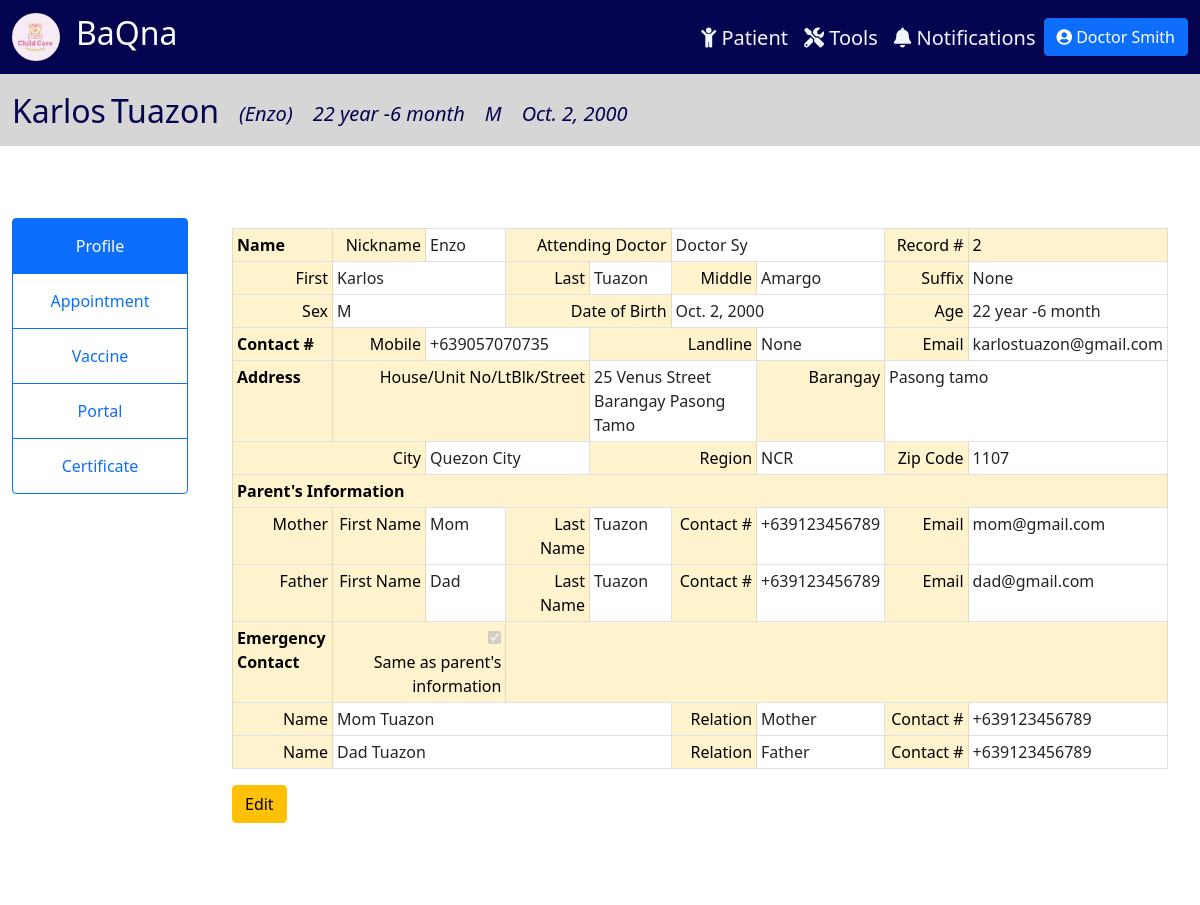
/patient/2 (signed in), run on the app's committed database.
### tracker/models.py (models this page shows, shortened)
class Physician(models.Model):
    CAN_REG = (
        ('Yes', 'Yes'),
        ('No', 'No'),
    )
    user = models.OneToOneField(User, null=True, on_delete=models.CASCADE)
    prefix = models.CharField(max_length=100, null=True, blank=True)
    last_name = models.CharField(max_length=100, null=True)
    first_name = models.CharField(max_length=100, null=True)
    title = models.CharField(max_length=100, null=True, blank=True)
    date_start = models.DateField(null=True, blank=True)
    date_end = models.DateField(null=True, blank=True)
    cell_no = PhoneNumberField(null=True, blank=True)
    doc_type = models.CharField(max_length=100, null=True)
    can_reg = models.CharField(max_length=100, null=True, blank=True, choices=CAN_REG)
    def __str__(self):
        return self.doc_type + " " + self.last_name

class Patient(models.Model):
    SEX = (
        ('M', 'Male'),
        ('F', 'Female'),
    )
    last_name = models.CharField(max_length=100, null=True)
    first_name = models.CharField(max_length=100, null=True)
    middle_name = models.CharField(max_length=100, null=True, blank=True)
    suffix = models.CharField(max_length=2, null=True, blank=True)
    nick_name = models.CharField(max_length=100, null=True, blank=True)
    sex = models.CharField(max_length=1, null=True, choices=SEX)
    birthdate = models.DateField(null=True)
    age = models.CharField(max_length=100, null=True, blank=True)
    attending_doctor = models.ForeignKey(Physician, related_name="docpatient", on_delete=models.CASCADE, null=True)
    cert_date = models.DateField(null=True, blank=True)
    cell_no = PhoneNumberField(null=True, blank=True, validators=[MaxLengthValidator(13)])
    landline = models.CharField(max_length=100, null=True, blank=True)
    email = models.EmailField(max_length=254, null=True, blank=True)
    house_no = models.CharField(max_length=100, null=True, blank=True)
    barangay = models.CharField(max_length=100, null=True, blank=True)
    city = models.CharField(max_length=100, null=True, blank=True)
    region = models.CharField(max_length=100, null=True, blank=True)
    zip = models.IntegerField(null=True, blank=True)
    mfname = models.CharField(max_length=100, null=True, blank=True)
    mlname = models.CharField(max_length=100, null=True, blank=True)
    mcontact = PhoneNumberField(null=True, blank=True)
    memail = models.EmailField(max_length=254, null=True, blank=True)
    ffname = models.CharField(max_length=100, null=True, blank=True)
    flname = models.CharField(max_length=100, null=True, blank=True)
    fcontact = PhoneNumberField(null=True, blank=True)
    femail = models.EmailField(max_length=254, null=True, blank=True)
    c1full_name = models.CharField(max_length=100, null=True, blank=True)
    relation1 = models.CharField(max_length=100, null=True, blank=True)
    c1contact = PhoneNumberField(null=True, blank=True)
    c2full_name = models.CharField(max_length=100, null=True, blank=True)
    relation2 = models.CharField(max_length=100, null=True, blank=True)
    c2contact = PhoneNumberField(null=True, blank=True)

### tracker/views.py (the view)
# urls.py: path('patient/<str:pk>', views.patient, name = 'patient'),
@login_required(login_url='login')
def patient(request, pk):
    patient = Patient.objects.get(id=pk)
    curr_date = datetime.date.today()
    months = curr_date.month - patient.birthdate.month
    years = curr_date.year - patient.birthdate.year
    age = "{} year {} month".format(years, months)
    data = {
        'patient': patient, 'age': age,
    }
    return render(request, 'tracker/patient.html', data)

### tracker/templatetags/auth_extras.py (called while the page is built)
@register.filter(name='has_group')
def has_group(user, group_name):
    group = Group.objects.get(name=group_name)
    return True if group in user.groups.all() else False

### tracker/templates/tracker/patient.html (shortened to what this page needs)
{% include 'tracker/info_header.html' %}
{% block content %}
{% load auth_extras %}
<div class="container-fluid" style="padding:1%;">
  <div class="row">
      <div class="col-lg-2" style="background-color: rgb(255, 255, 255); display: flex; justify-content: center; margin-top: 5%;">
        <div class="btn-group-vertical" style="display: block;">
          <a class="btn btn-outline-primary active" href="#">Profile</a>
          <a class="btn btn-outline-primary" href="{% url 'appointment' patient.id %}">Appointment</a>
          <a class="btn btn-outline-primary" href="{% url 'vaccine' patient.id %}">Vaccine</a>
          {% if request.user|has_group:"Doctor" or request.user|has_group:"Admin" %}
          <a class="btn btn-outline-primary" href="{% url 'portal' patient.id %}">Portal</a>
          {% endif %}
          <a class="btn btn-outline-primary" href="{% url 'certificate' patient.id %}">Certificate</a>
        </div>
      </div>
      <div class="col-lg-10" style="background-color: white">
        <div class="create-record-form">
          <table class="table table-bordered table-sm">
              <tbody>
                <tr>
                  <td class="table-warning" style="text-align: left;"><b>Name</b></td>
                  <td class="table-warning">Nickname</td>
                  <td>{{patient.nick_name}}</td>
                  <td class="table-warning" colspan="2">Attending Doctor</td>
                  <td colspan="2">{{patient.attending_doctor}}</td>
                  <td class="table-warning">Record #</td>
                  <td class="table-warning" style="text-align: left;">{{patient.id}}</td>
                </tr>
                <tr>
                  <td class="table-warning">First</td>
                  <td colspan="2">{{patient.first_name}}</td>
                  <td class="table-warning">Last</td>
                  <td>{{patient.last_name}}</td>
                  <td class="table-warning">Middle</td>
                  <td>{{patient.middle_name}}</td>
                  <td class="table-warning">Suffix</td>
                  <td>{{patient.suffix}}</td>
                </tr>
                <tr>
                  <td class="table-warning">Sex</td>
                  <td colspan="2">{{patient.sex}}</td>
                  <td class="table-warning" colspan="2">Date of Birth</td>
                  <td colspan="2">{{patient.birthdate}}</td>
                  <td id="age" class="table-warning">Age</td>
                  <td>{{age}}</td>
                </tr>
                <tr>
                  <td class="table-warning" style="text-align: left;"><b>Contact #</b></td>
                  <td class="table-warning">Mobile</td>
                  <td colspan="2">{{patient.cell_no}}</td>
                  <td class="table-warning" colspan="2">Landline</td>
                  <td>{{patient.landline}}</td>
                  <td class="table-warning">Email</td>
                  <td colspan="2">{{patient.email}}</td>
                </tr>
                <tr>
                  <td class="table-warning" style="text-align: left;"><b>Address</b></td>
                  <td class="table-warning" colspan="3">House/Unit No/LtBlk/Street</td>
                  <td colspan="2">{{patient.house_no}}</td>
                  <td class="table-warning">Barangay</td>
                  <td colspan="2">{{patient.barangay}}</td>
                </tr>
                <tr>
                  <td class="table-warning" colspan="2">City</td>
                  <td colspan="2">{{patient.city}}</td>
                  <td class="table-warning" colspan="2">Region</td>
                  <td>{{patient.region}}</td>
                  <td class="table-warning">Zip Code</td>
                  <td>{{patient.zip}}</td>
                </tr>
                <tr>
                    <td class="table-warning" style="text-align: left;" colspan="9"><b>Parent's Information</b></td>
                </tr>
                <tr>
                    <td class="table-warning">Mother</td>
                    <td class="table-warning">First Name</td>
                    <td>{{patient.mfname}}</td>
                    <td class="table-warning">Last Name</td>
                    <td>{{patient.mlname}}</td>
                    <td class="table-warning">Contact #</td>
                    <td>{{patient.mcontact}}</td>
                    <td class="table-warning">Email</td>
                    <td>{{patient.memail}}</td>
                </tr>
                <tr>
                  <td class="table-warning">Father</td>
                  <td class="table-warning">First Name</td>
                  <td>{{patient.ffname}}</td>
                  <td class="table-warning">Last Name</td>
                  <td>{{patient.flname}}</td>
                  <td class="table-warning">Contact #</td>
                  <td>{{patient.fcontact}}</td>
                  <td class="table-warning">Email</td>
                  <td>{{patient.femail}}</td>
                </tr>
                <tr>
                  <td class="table-warning" style="text-align: left;"><b>Emergency Contact</b></td>
                  <td class="table-warning" colspan="2">
                    <input type="checkbox" name="flexRadioDefault" id="contact" checked disabled>
                    <label for="contact">Same as parent's information</label>
                  </td>
                  <td class="table-warning" colspan="6"></td>
                </tr>
                <tr>
                  <td class="table-warning">Name</td>
                  <td colspan="4">{{patient.c1full_name}}</td>
                  <td class="table-warning">Relation</td>
                  <td>{{patient.relation1}}</td>
                  <td class="table-warning">Contact #</td>
                  <td>{{patient.c1contact}}</td>
                </tr>
                <tr>
                  <td class="table-warning">Name</td>
                  <td colspan="4">{{patient.c2full_name}}</td>
                  <td class="table-warning">Relation</td>
                  <td>{{patient.relation2}}</td>
                  <td class="table-warning">Contact #</td>
                  <td>{{patient.c2contact}}</td>
                </tr>
            </tbody>
          </table>
          <a class="btn btn-warning" href="{% url 'editPatient' patient.id %}">Edit</a>
        </div>
      </div>
  </div>
</div>
{% endblock content %}

### tracker/templates/tracker/info_header.html
{% extends 'tracker/main.html' %}
{% block content %}
<nav class="navbar navbar-expand-xl" style="background-color: rgb(214, 214, 214);">
    <div class="container-fluid">
      <div class="collapse navbar-collapse me-auto" id="navbarTogglerDemo02">
        <div style="margin-right: auto; margin-top: 10px;">
          <ul class="navbar-nav me-auto mb-2 mb-lg-0 navbar-custom">
            <li class="nav-item" style="margin-right: 5px">
              <h2>{{patient.first_name}}</h2>
            </li>
            <li class="nav-item" style="margin-right: 20px">
              <h2>{{patient.last_name}}</h2>
            </li>
            <li class="nav-item" style="margin-right: 20px">
              <i><h5 style="margin-top: 10px;">({{patient.nick_name}})</h5></i>
            </li>
            <li class="nav-item" style="margin-right: 20px">
              <i><h5 style="margin-top:10px;">{{age}}</h5></i>
            </li>
            <li class="nav-item" style="margin-right: 20px">
              <i><h5 style="margin-top:10px;">{{patient.sex}}</h5></i>
            </li>
            <li class="nav-item" style="margin-right: 20px">
              <i><h5 style="margin-top:10px;">{{patient.birthdate}}</h5></i>
            </li>
          </ul>
        </div>
      </div>
    </div>
</nav>
{% endblock content %}

### tracker/templates/tracker/main.html (shortened to what this page needs)
{% load static %} {% load auth_extras %}
<!DOCTYPE html>
<html lang="en">
<head>
    <link href="https://cdn.jsdelivr.net/npm/bootstrap@5.1.3/dist/css/bootstrap.min.css" rel="stylesheet">
    <link rel="stylesheet" href="https://cdnjs.cloudflare.com/ajax/libs/font-awesome/5.15.3/css/all.min.css" />
</head>
<body>
  <nav class="navbar navbar-expand-xl" style="background-color: rgb(4, 4, 80);color: white;">
    <div class="container-fluid">
      {% if request.user|has_group:'Patient User' %}
        <a href="{% url 'homePatient' %}" class="navbar-brand">
          <div class="logo-image">
            <img src="{% static 'images/logo.jpg' %}" class="img-fluid">
          </div>
        </a>
        <a href="{% url 'homePatient' %}"><h2 style="float: left; color: #FAFAFA;">BaQna</h2></a>
      {% else %}
        <a href="{% url 'home' %}" class="navbar-brand">
          <div class="logo-image">
            <img src="{% static 'images/logo.jpg' %}" class="img-fluid">
          </div>
        </a>
        <a href="{% url 'home' %}"><h2 style="float: left; color: #FAFAFA;">BaQna</h2></a>
      {% endif %}
      <div class="collapse navbar-collapse me-auto" id="navbarTogglerDemo02">
        <div style="margin-left: auto;margin-top: 10px;">
          <ul class="navbar-nav me-auto mb-2 mb-lg-0 navbar-custom">
            {% if request.user|has_group:"Doctor" or request.user|has_group:"Admin" %}
            <li class="nav-item" style="margin-left: 15rem;">
              <a class="nav-link" href="{% url 'home' %}"><h5><i class="fas fa-child"></i> Patient</h5></a>
            </li>
            <li class="nav-item">
              <a class="nav-link" href="{% url 'report' %}"><h5><i class="fas fa-tools"></i> Tools</h5></a>
            </li>
            <li class="nav-item">
              <a class="nav-link" href="{% url 'notifs' %}"><h5><i class="fas fa-bell"></i> Notifications</h5></a>
            </li>
            {% endif %}
            <li class="nav-item">
              <div class="dropdown">
                <button class="btn btn-primary" type="button" id="dropdownMenuButton1" data-bs-toggle="dropdown" aria-expanded="false">
                  <i class="fas fa-user-circle"></i>
                  {% if request.user|has_group:'Doctor' %}
                    {{request.user.physician}}
                  {% elif request.user|has_group:'Patient User' %}
                    {{request.user.patientuser}}
                  {% else %}
                    {{request.user}}
                  {% endif %}
                </button>
              </div>
            </li>
          </ul>
        </div>
      </div>
    </div>
  </nav>
  {% block content %}
  {% endblock %}
</body>
</html>

### tracker/templates/tracker/main.html (style rules this page uses)
body { color:rgb(4, 4, 80); }
.navbar-custom a { color: aliceblue; }
.logo-image { width: 48px; height: 48px; border-radius: 50%; overflow: hidden; }
.create-record-form { padding: 20px; margin: 50px auto; }
.create-record-form td { width:11%; }
.create-record-form .table-warning { text-align: right; }
.btn-group-vertical a { padding: 15px; }

### data on the page
Patient: first_name "Karlos", last_name "Tuazon", nick_name "Enzo", sex "M", birthdate "Oct. 2, 2000", attending_doctor "Doctor Sy", id "2", middle_name "Amargo", suffix "None", cell_no "+639057070735", landline "None", email "karlostuazon@gmail.com", house_no "25 Venus Street Barangay Pasong Tamo", barangay "Pasong tamo", city "Quezon City", region "NCR", zip "1107", mfname "Mom", mlname "Tuazon", mcontact "+639123456789", memail "mom@gmail.com", ffname "Dad", flname "Tuazon", fcontact "+639123456789", femail "dad@gmail.com", c1full_name "Mom Tuazon", relation1 "Mother", c1contact "+639123456789", c2full_name "Dad Tuazon", relation2 "Father", c2contact "+639123456789"

### other printed values
{{ request.user.physician }} "Doctor Smith"
